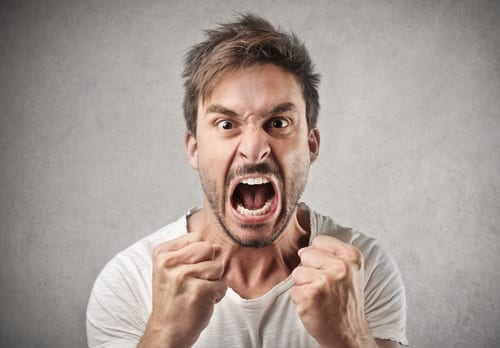
#> input picture test/anger/angry1.jpg, 500 x 348 px
$ python -i preprocessing.py   (imports and definitions only)
#> lines starting #> are read from the running program, lines starting #| are printed output that depends on the picture
import cv2 as cv
import numpy as np

def detect_and_resize(img):
    #Get height and width of img
    height,width = img.shape[:2]

    #Identify faces using Haar Cascades
    face_cascade = cv.CascadeClassifier(cv.data.haarcascades + 'haarcascade_frontalface_default.xml')
    faces = face_cascade.detectMultiScale(img, 1.3, 1)

    if isinstance(faces, tuple):
        resized_img = cv.resize(img, (48,48))

    elif isinstance(faces, np.ndarray):
        for (x,y,w,h) in faces:
            if w * h < (height * width) / 3:
                resized_img = cv.resize(img, (48,48))
            else:
                roi_gray = img[y:y+h, x:x+w]
                resized_img = cv.resize(roi_gray, (48,48))

    return resized_img

>>> import cv2
>>> picture = cv2.imread('test/anger/angry1.jpg')
#> picture is the input picture: shape (348, 500, 3); mean B, G, R 148.4, 154.7, 167.1
>>> result = detect_and_resize(picture)
#> in detect_and_resize, `faces = face_cascade.detectMultiScale(img, 1.3, 1)`: faces = [[179, 64, 150, 150]]
#> the loop in detect_and_resize, `for (x,y,w,h) in faces:` made 1 pass
#> pass 1, in detect_and_resize, `resized_img = cv.resize(img, (48,48))`:
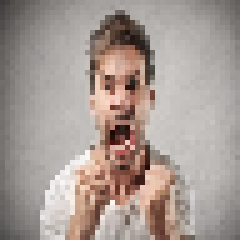
#> resized_img: shape (48, 48, 3) (shown 5 times larger); mean B, G, R 147.8, 154.1, 166.5

$ run again, on test/anger/angry10.jpg
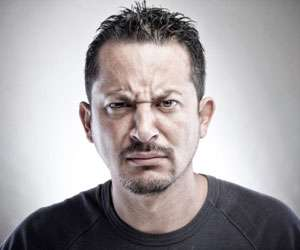
#> input picture test/anger/angry10.jpg, 300 x 250 px
#> picture is the input picture: shape (250, 300, 3); mean B, G, R 163.5, 160.9, 165.9
#> faces = [[79, 55, 130, 130]]
#> the loop in detect_and_resize, `for (x,y,w,h) in faces:` made 1 pass
#> pass 1, in detect_and_resize, `resized_img = cv.resize(img, (48,48))`:
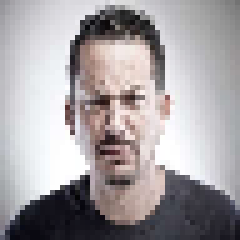
#> resized_img: shape (48, 48, 3) (shown 5 times larger); mean B, G, R 163.2, 160.6, 165.6

$ run again, on test/anger/angry2.jpg
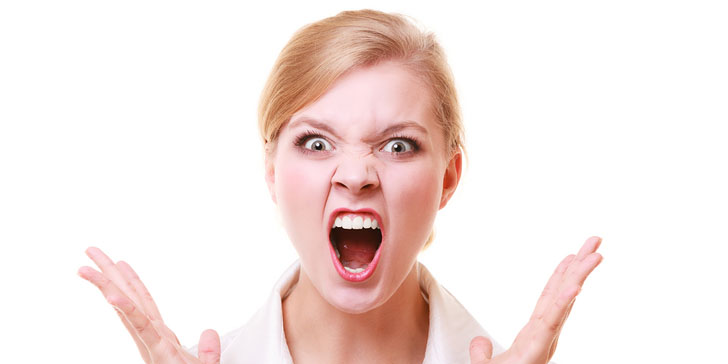
#> input picture test/anger/angry2.jpg, 728 x 364 px
#> picture is the input picture: shape (364, 728, 3); mean B, G, R 227.7, 230.9, 244.7
#> faces = [[248, 52, 220, 220]]
#> the loop in detect_and_resize, `for (x,y,w,h) in faces:` made 1 pass
#> pass 1, in detect_and_resize, `resized_img = cv.resize(img, (48,48))`:
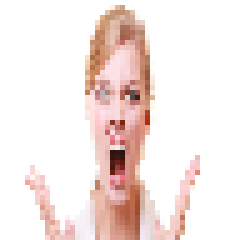
#> resized_img: shape (48, 48, 3) (shown 5 times larger); mean B, G, R 227.7, 230.9, 244.6

$ run again, on test/anger/angry3.jpg
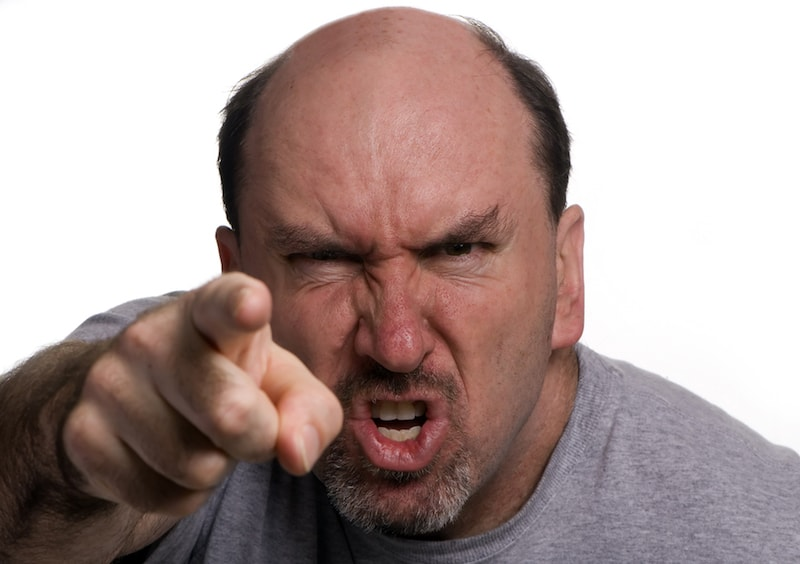
#> input picture test/anger/angry3.jpg, 800 x 564 px
#> picture is the input picture: shape (564, 800, 3); mean B, G, R 150.9, 154, 172.7
#> faces = [[294, 258, 76, 76], [220, 98, 380, 380]]
#> the loop in detect_and_resize, `for (x,y,w,h) in faces:` made 2 passes
#> pass 1, in detect_and_resize, `resized_img = cv.resize(img, (48,48))`:
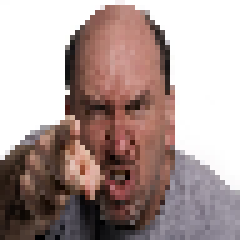
#> resized_img: shape (48, 48, 3) (shown 5 times larger); mean B, G, R 150.8, 153.9, 172.6
